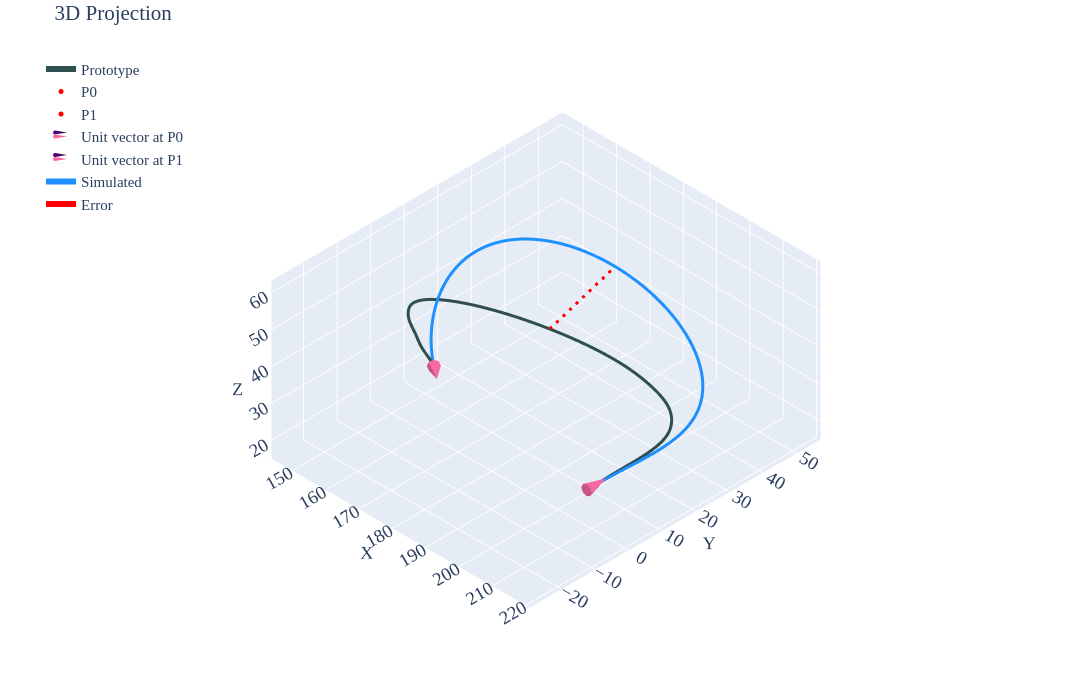
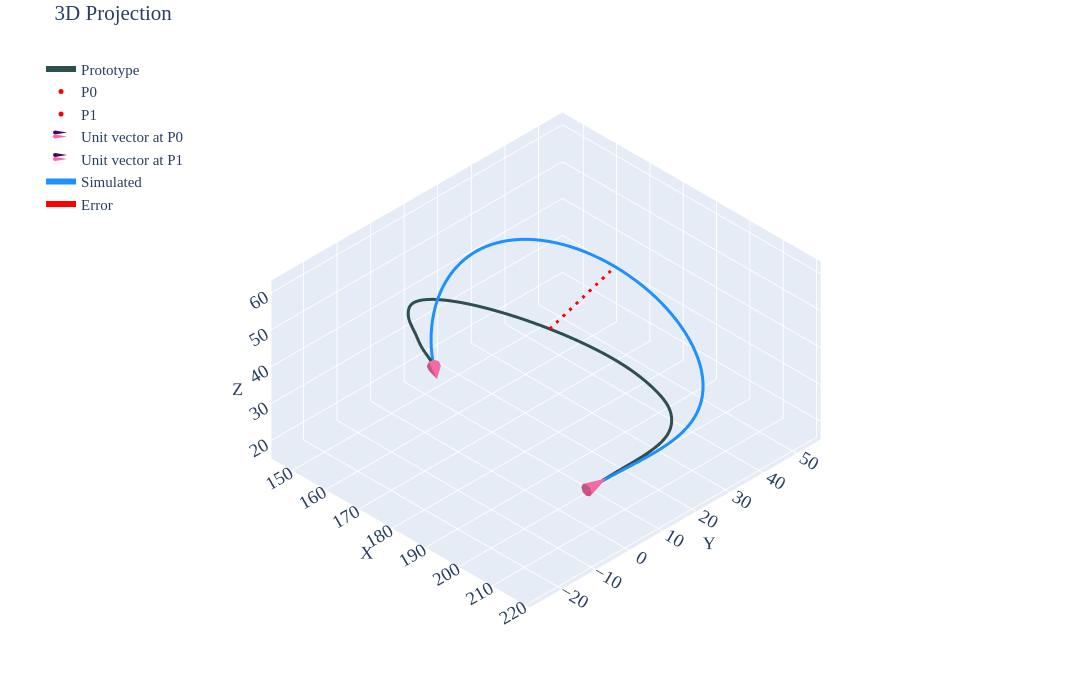
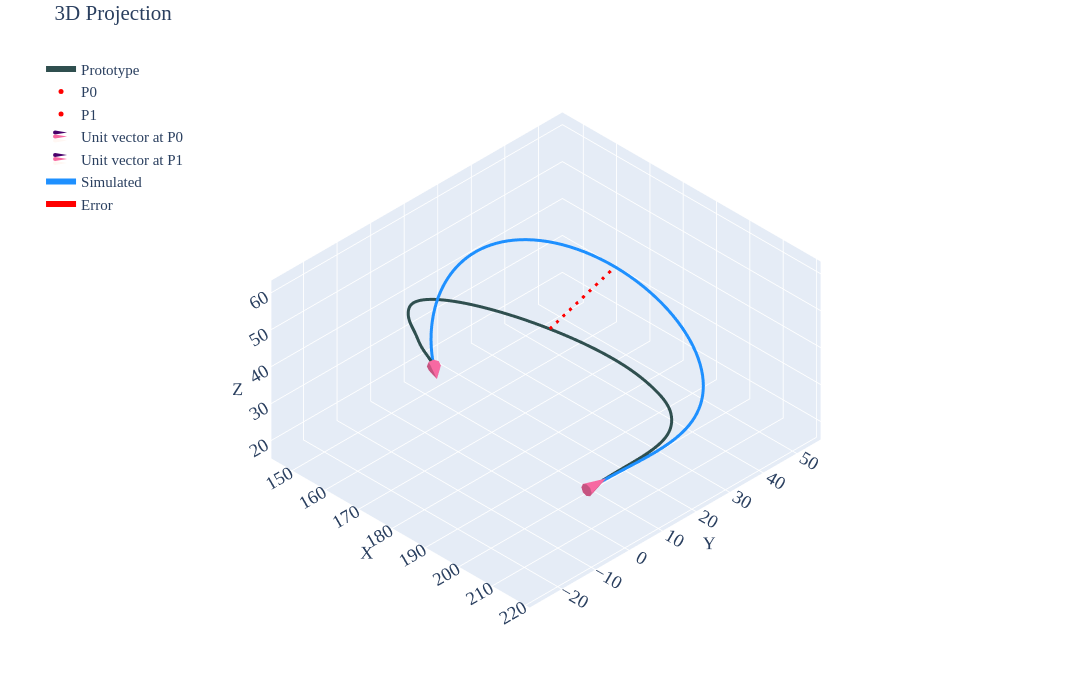
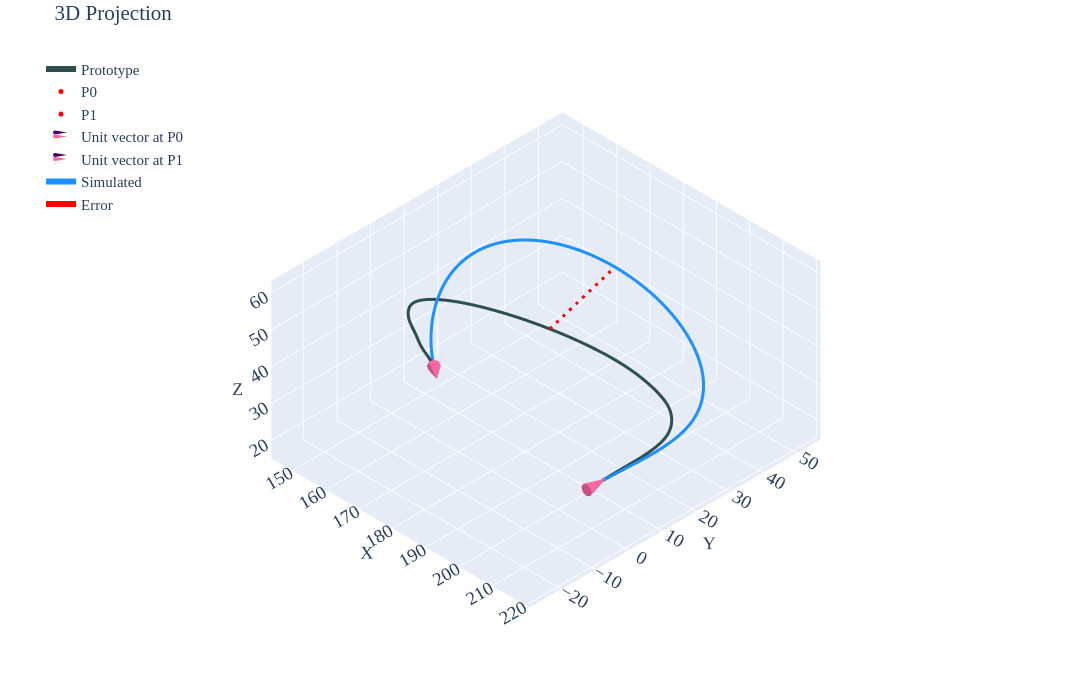

Notebook code cell kept with these figures, in order:
### Code cell
for i in range(-90,91,5):
    twist_looper(twist=i,pfix='twist-sens-new\\')
